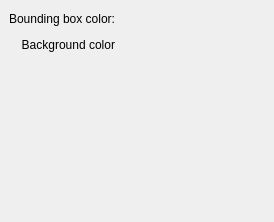
<?xml version="1.0" encoding="UTF-8"?>
<ui version="4.0">
 <class>SettingsDockWidget</class>
 <widget class="QDockWidget" name="SettingsDockWidget">
  <property name="geometry">
   <rect>
    <x>0</x>
    <y>0</y>
    <width>274</width>
    <height>222</height>
   </rect>
  </property>
  <property name="windowTitle">
   <string>Settings</string>
  </property>
  <widget class="QWidget" name="dockWidgetContents">
   <layout class="QGridLayout" name="gridLayout">
    <item row="2" column="1">
     <widget class="iAColorBox" name="cbBoundingBox" native="true">
      <property name="sizePolicy">
       <sizepolicy hsizetype="Expanding" vsizetype="Preferred">
        <horstretch>0</horstretch>
        <verstretch>0</verstretch>
       </sizepolicy>
      </property>
      <property name="minimumSize">
       <size>
        <width>30</width>
        <height>20</height>
       </size>
      </property>
      <property name="maximumSize">
       <size>
        <width>30</width>
        <height>16777215</height>
       </size>
      </property>
     </widget>
    </item>
    <item row="3" column="1">
     <widget class="iAColorBox" name="cbBackground" native="true">
      <property name="minimumSize">
       <size>
        <width>30</width>
        <height>20</height>
       </size>
      </property>
      <property name="maximumSize">
       <size>
        <width>30</width>
        <height>16777215</height>
       </size>
      </property>
     </widget>
    </item>
    <item row="4" column="0" colspan="2">
     <spacer name="verticalSpacer">
      <property name="orientation">
       <enum>Qt::Vertical</enum>
      </property>
      <property name="sizeHint" stdset="0">
       <size>
        <width>20</width>
        <height>40</height>
       </size>
      </property>
     </spacer>
    </item>
    <item row="2" column="0">
     <widget class="QLabel" name="lBackground">
      <property name="text">
       <string>Bounding box color:</string>
      </property>
      <property name="alignment">
       <set>Qt::AlignRight|Qt::AlignTrailing|Qt::AlignVCenter</set>
      </property>
     </widget>
    </item>
    <item row="3" column="0">
     <widget class="QLabel" name="lBoundingBox">
      <property name="text">
       <string>Background color</string>
      </property>
      <property name="alignment">
       <set>Qt::AlignRight|Qt::AlignTrailing|Qt::AlignVCenter</set>
      </property>
     </widget>
    </item>
    <item row="2" column="2">
     <spacer name="horizontalSpacer">
      <property name="orientation">
       <enum>Qt::Horizontal</enum>
      </property>
      <property name="sizeHint" stdset="0">
       <size>
        <width>40</width>
        <height>20</height>
       </size>
      </property>
     </spacer>
    </item>
   </layout>
  </widget>
 </widget>
 <customwidgets>
  <customwidget>
   <class>iAColorBox</class>
   <extends>QWidget</extends>
   <header>iAColorBox.h</header>
   <container>1</container>
  </customwidget>
 </customwidgets>
 <resources/>
 <connections/>
</ui>
